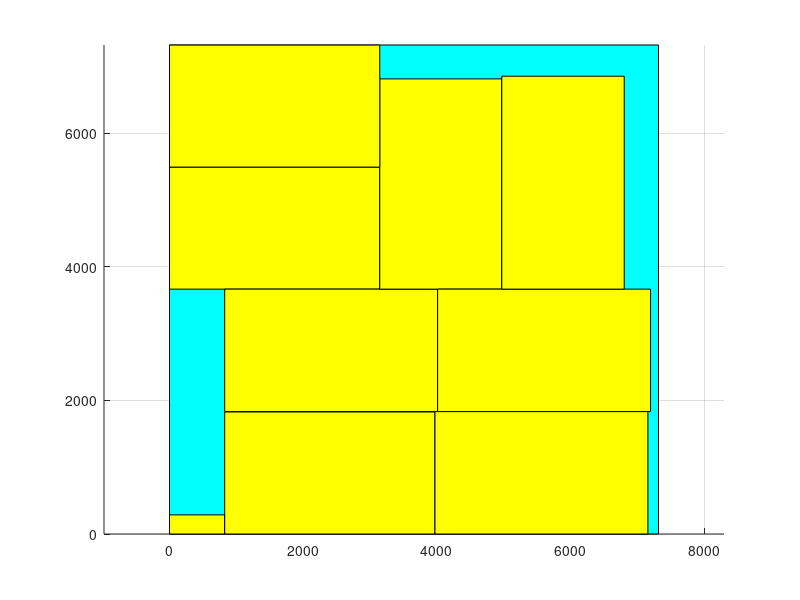

The MATLAB source for this figure:
axis equal;
hold on;
grid on;
block_x=[0 0 7317 7317 0];
block_y=[0 7317 7317 0 0];
fill(block_x, block_y, 'c');
block_x=[0 0 826 826 0];
block_y=[0 286 286 0 0];
fill(block_x, block_y, 'y');
block_x=[826 826 3972 3972 826];
block_y=[0 1826 1826 0 0];
fill(block_x, block_y, 'y');
block_x=[0 0 3146 3146 0];
block_y=[3664 5490 5490 3664 3664];
fill(block_x, block_y, 'y');
block_x=[3972 3972 7158 7158 3972];
block_y=[0 1832 1832 0 0];
fill(block_x, block_y, 'y');
block_x=[826 826 4012 4012 826];
block_y=[1832 3664 3664 1832 1832];
fill(block_x, block_y, 'y');
block_x=[3146 3146 4972 4972 3146];
block_y=[3664 6810 6810 3664 3664];
fill(block_x, block_y, 'y');
block_x=[0 0 3146 3146 0];
block_y=[5490 7316 7316 5490 5490];
fill(block_x, block_y, 'y');
block_x=[4012 4012 7198 7198 4012];
block_y=[1832 3664 3664 1832 1832];
fill(block_x, block_y, 'y');
block_x=[4972 4972 6804 6804 4972];
block_y=[3664 6850 6850 3664 3664];
fill(block_x, block_y, 'y');
